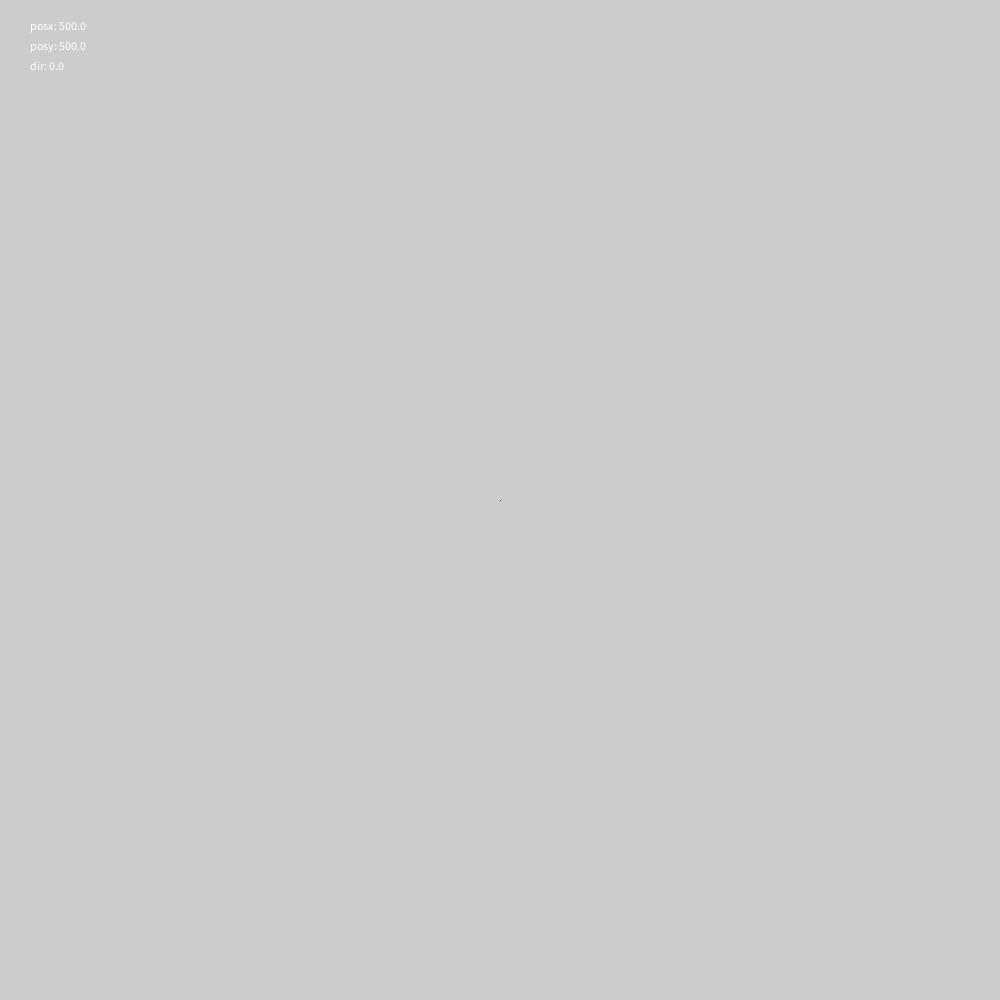
Frame 1 (no input)
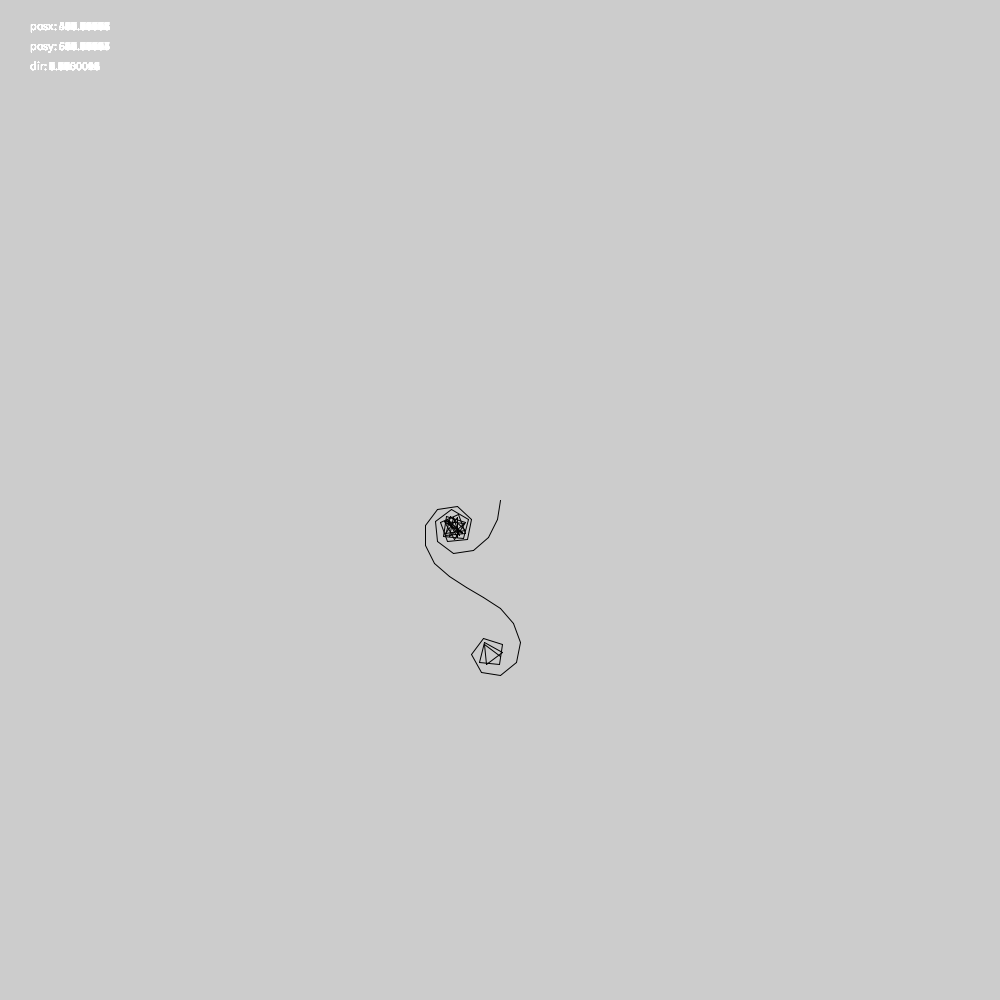
Frame 60 (the mouse pressed at the canvas centre just before this capture)
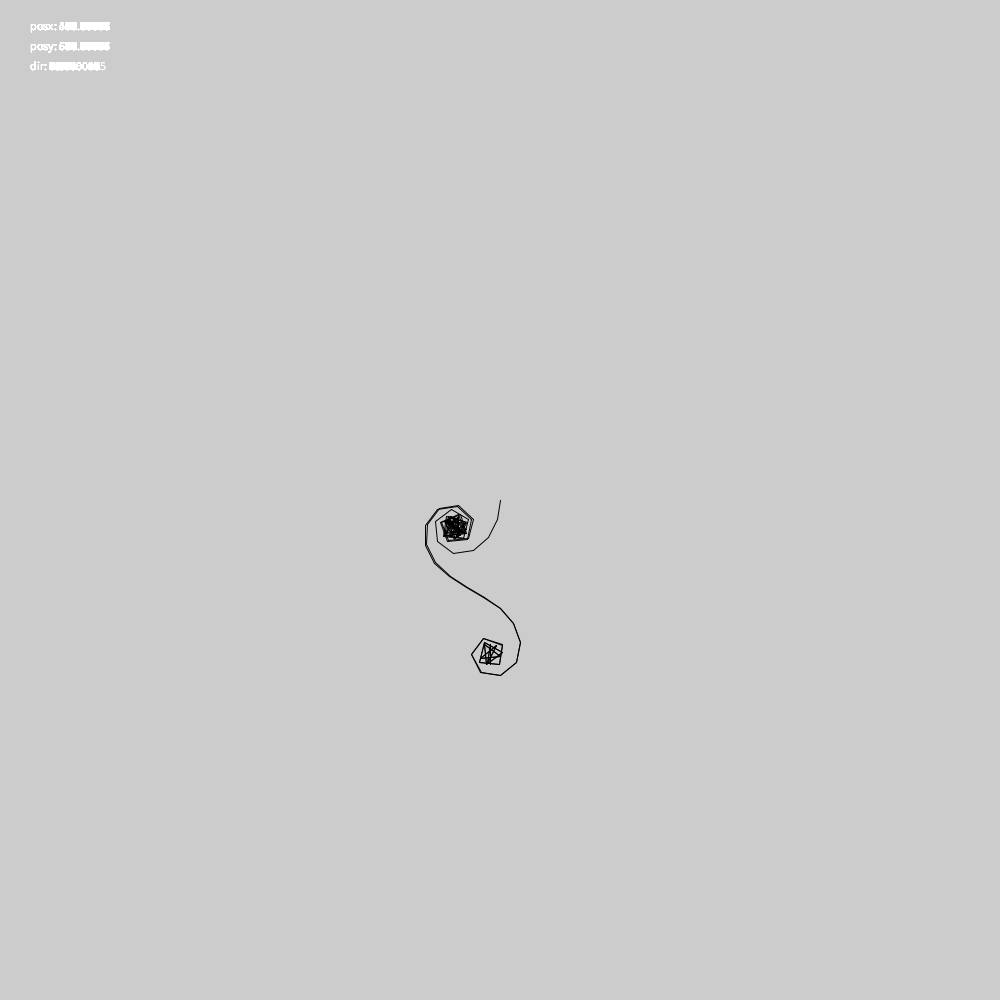
Frame 120 (the mouse held since frame 60 and released just before this capture)

The Processing sketch that drew these frames (run headless with seeded random() and noise(); from frame 60 on, the mouse is pressed at the canvas centre):

// Processing sketch: processing_differencial_random_walker
// ── processing_differencial_random_walker.pde
// differential random walker

Walker walker;

void setup(){
  frameRate(2400);
size(1000,1000);
walker = new Walker();



}

void draw(){
  //background(200);
walker.show();
walker.update();

}

// ── Walker.pde
class Walker{
  PVector pos = new PVector(500, 500);
  float prevposx = pos.x;
  float prevposy =pos.y;
  PVector speed = new PVector(0, 20);
  
  float dir = 0;
  
   void update(){
    prevposx = pos.x;
    prevposy =pos.y;
    
    pos=pos.add(speed.rotate(dir));
    
    
   }
   
   void show(){
     //circle(this.posx, this.posy, 15);
     
    push();
    translate(pos.x,pos.y);
    rotate(dir);
        // circle(0, 0, 1);
         // line(0, 0, pos.x-prevposx, pos.y-prevposy);

     fill(0);
     
     //this.grid(10);
       pop();
       
       // circle(0, 0, 1);
        line(pos.x, pos.y, prevposx, prevposy);
       
       text("posx: "+pos.x, 30,30);
       text("posy: "+pos.y, 30,50);
       text("dir: "+dir, 30,70);
       
       dir+=0.1450001;
    
   }
  
  void grid(int in){
    for(int i = 1; i<in; i++){
      line(0, height/in*i, width, height/in*i);
       line(width/in*i, 0, width/in*i, height); 
    }
  }
  
  

}
